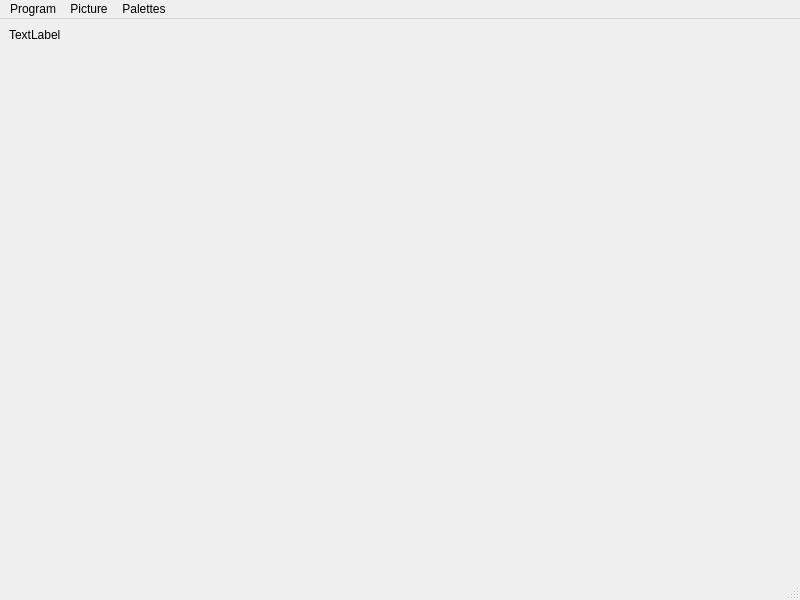
<?xml version="1.0" encoding="UTF-8"?>
<ui version="4.0">
 <class>MainWindow</class>
 <widget class="QMainWindow" name="MainWindow">
  <property name="geometry">
   <rect>
    <x>0</x>
    <y>0</y>
    <width>800</width>
    <height>600</height>
   </rect>
  </property>
  <property name="sizePolicy">
   <sizepolicy hsizetype="Expanding" vsizetype="Expanding">
    <horstretch>0</horstretch>
    <verstretch>0</verstretch>
   </sizepolicy>
  </property>
  <property name="windowTitle">
   <string>MainWindow</string>
  </property>
  <widget class="QWidget" name="centralwidget">
   <layout class="QGridLayout" name="gridLayout" columnstretch="1,0">
    <item row="0" column="0">
     <widget class="ResizeImage" name="picture">
      <property name="sizePolicy">
       <sizepolicy hsizetype="Expanding" vsizetype="Expanding">
        <horstretch>0</horstretch>
        <verstretch>0</verstretch>
       </sizepolicy>
      </property>
      <property name="text">
       <string>TextLabel</string>
      </property>
      <property name="alignment">
       <set>Qt::AlignLeading|Qt::AlignLeft|Qt::AlignTop</set>
      </property>
     </widget>
    </item>
    <item row="0" column="1">
     <widget class="QWidget" name="palette" native="true">
      <property name="sizePolicy">
       <sizepolicy hsizetype="Expanding" vsizetype="Expanding">
        <horstretch>0</horstretch>
        <verstretch>0</verstretch>
       </sizepolicy>
      </property>
      <layout class="QGridLayout" name="gridLayout_3"/>
     </widget>
    </item>
   </layout>
  </widget>
  <widget class="QMenuBar" name="menubar">
   <property name="geometry">
    <rect>
     <x>0</x>
     <y>0</y>
     <width>800</width>
     <height>25</height>
    </rect>
   </property>
   <widget class="QMenu" name="menuOpen_palette">
    <property name="title">
     <string>Program</string>
    </property>
    <addaction name="actionQuit"/>
   </widget>
   <widget class="QMenu" name="menuPalettes">
    <property name="title">
     <string>Palettes</string>
    </property>
    <addaction name="actionOpen_raw_palette"/>
   </widget>
   <widget class="QMenu" name="menuPicture">
    <property name="title">
     <string>Picture</string>
    </property>
    <addaction name="actionOpen"/>
   </widget>
   <addaction name="menuOpen_palette"/>
   <addaction name="menuPicture"/>
   <addaction name="menuPalettes"/>
  </widget>
  <widget class="QStatusBar" name="statusbar"/>
  <action name="actionQuit">
   <property name="text">
    <string>Quit</string>
   </property>
  </action>
  <action name="actionOpen_raw_palette">
   <property name="text">
    <string>Open raw palette</string>
   </property>
  </action>
  <action name="actionOpen">
   <property name="text">
    <string>Open</string>
   </property>
  </action>
 </widget>
 <customwidgets>
  <customwidget>
   <class>ResizeImage</class>
   <extends>QLabel</extends>
   <header>resizeimage.h</header>
  </customwidget>
 </customwidgets>
 <resources/>
 <connections/>
</ui>
